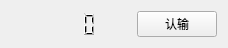
<?xml version="1.0" encoding="UTF-8"?>
<ui version="4.0">
 <class>PanelWidget</class>
 <widget class="QWidget" name="PanelWidget">
  <property name="geometry">
   <rect>
    <x>0</x>
    <y>0</y>
    <width>228</width>
    <height>35</height>
   </rect>
  </property>
  <property name="windowTitle">
   <string>Form</string>
  </property>
  <layout class="QHBoxLayout" name="horizontalLayout">
   <item>
    <widget class="QLabel" name="lblTurn">
     <property name="sizePolicy">
      <sizepolicy hsizetype="Preferred" vsizetype="Preferred">
       <horstretch>0</horstretch>
       <verstretch>0</verstretch>
      </sizepolicy>
     </property>
     <property name="text">
      <string/>
     </property>
    </widget>
   </item>
   <item>
    <spacer name="horizontalSpacer_2">
     <property name="orientation">
      <enum>Qt::Horizontal</enum>
     </property>
     <property name="sizeHint" stdset="0">
      <size>
       <width>40</width>
       <height>20</height>
      </size>
     </property>
    </spacer>
   </item>
   <item>
    <widget class="QLCDNumber" name="lcdNumber">
     <property name="sizePolicy">
      <sizepolicy hsizetype="Preferred" vsizetype="Minimum">
       <horstretch>0</horstretch>
       <verstretch>0</verstretch>
      </sizepolicy>
     </property>
     <property name="layoutDirection">
      <enum>Qt::LeftToRight</enum>
     </property>
     <property name="frameShape">
      <enum>QFrame::NoFrame</enum>
     </property>
     <property name="digitCount">
      <number>3</number>
     </property>
    </widget>
   </item>
   <item>
    <spacer name="horizontalSpacer">
     <property name="orientation">
      <enum>Qt::Horizontal</enum>
     </property>
     <property name="sizeHint" stdset="0">
      <size>
       <width>40</width>
       <height>20</height>
      </size>
     </property>
    </spacer>
   </item>
   <item>
    <widget class="QPushButton" name="btnRenshu">
     <property name="sizePolicy">
      <sizepolicy hsizetype="Preferred" vsizetype="Preferred">
       <horstretch>0</horstretch>
       <verstretch>0</verstretch>
      </sizepolicy>
     </property>
     <property name="text">
      <string>认输</string>
     </property>
    </widget>
   </item>
  </layout>
 </widget>
 <resources/>
 <connections/>
</ui>
